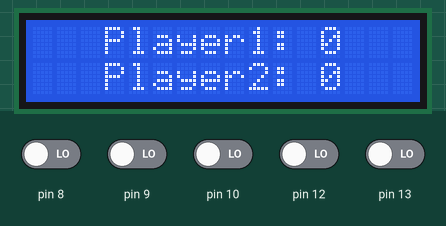
Recording of a sketch running on a simulated Arduino Uno, built with avr-gcc and run on an emulated ATmega328P. On the bench: 16×2 character LCD. The test bench sets the inputs (shaded band); at power-on: pin 8–10, pin 12, pin 13 LOW.

Above: at 1.2 s.
1.3 s: pin 9 driven HIGH
At 2.2 s:
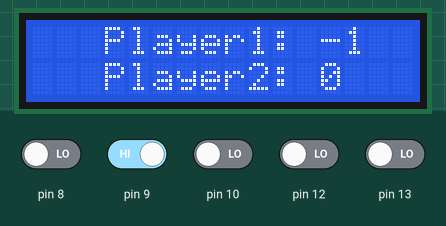
3.9 s: pin 12 driven HIGH
At 5.4 s:
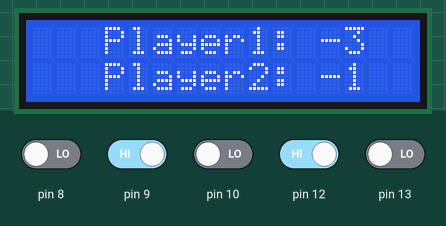
6.9 s: pin 8 driven HIGH
At 8.2 s:
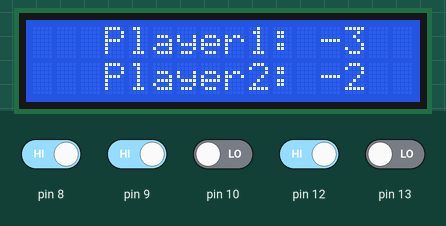
9.2 s: pin 10 driven HIGH
At 12.8 s:
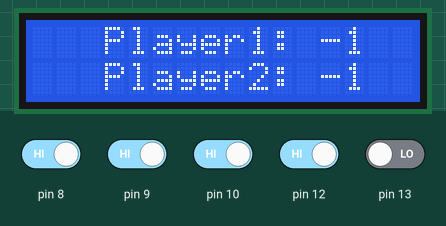
Timing chart, 0 to 13.2 s (numbered marks = the images above; inputs shaded):
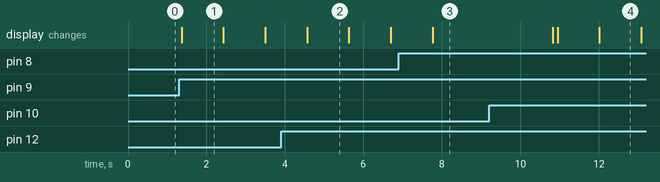

The sketch:

Scoreboard_code.ino
```cpp
#include <LiquidCrystal.h>

char myTEXT1 [] = "   Player1: ";
char myTEXT2 [] = "   Player2: ";

int score1 = 0;
int score2 = 0;

LiquidCrystal lcd(7, 6, 5, 4, 3, 2);

void setup()
{
  pinMode (8, INPUT);
  pinMode (9, INPUT);
  pinMode (10, INPUT);
  pinMode (11, INPUT);
  pinMode (12, INPUT);
  pinMode (13, INPUT);

  lcd.begin(16,2);
  lcd.setCursor(0,0);
  lcd.print(myTEXT1);
  lcd.print(score1);
  lcd.setCursor(0,1);
  lcd.print(myTEXT2);
  lcd.print(score2);
}

void loop()
{
  if(digitalRead(8) == HIGH)
  {
    score1++;
    printscore();
    delay(3000);
  }

  if(digitalRead(13) == HIGH)
  {
    score2++;
    printscore();
    delay(3000);
  }

  if (digitalRead(10) == HIGH)
  {
    score1 = 0;
    score2 = 0;
    printscore();
    delay(50);
  }

  if (digitalRead(9) == HIGH)
  {
    score1--;
    printscore();
    delay(1000);
  }

  if (digitalRead(12) == HIGH)
  {
    score2--;
    printscore();
    delay(1000);
  }

  String p1Victory = " Player 1 Wins!";
  //deuces
  if (score1 >= 7 && score1 - 2 >= score2)
  {
    lcd.clear();
    for (int i = 0; i < p1Victory.length(); i++)
    {
      lcd.print(p1Victory.charAt(i));
      delay(100);
    }
    delay(5000);
    score1 = 0;
    score2 = 0;
    printscore();
  }

  String p2Victory = " Player 2 Wins!";
  //deuces
  if (score2 >= 7 && score2 - 2 >= score1)
  {
    lcd.clear();
    for (int i = 0; i < p2Victory.length(); i++)
    {
      lcd.print(p2Victory.charAt(i));
      delay(100);
    }
    delay(5000);
    score1 = 0;
    score2 = 0;
    printscore();
  }

}

void printscore()
{
  lcd.begin(16,2);
  lcd.setCursor(0,0);
  lcd.print(myTEXT1);
  lcd.print(score1);
  lcd.setCursor(0,1);
  lcd.print(myTEXT2);
  lcd.print(score2);
}
```

Measured:
- after the input at 1.3 s, the display: changes after 0.07 s (image 1)
- what the display in image 1 shows lasts 1.0 s, from 1.4 s to 2.4 s
